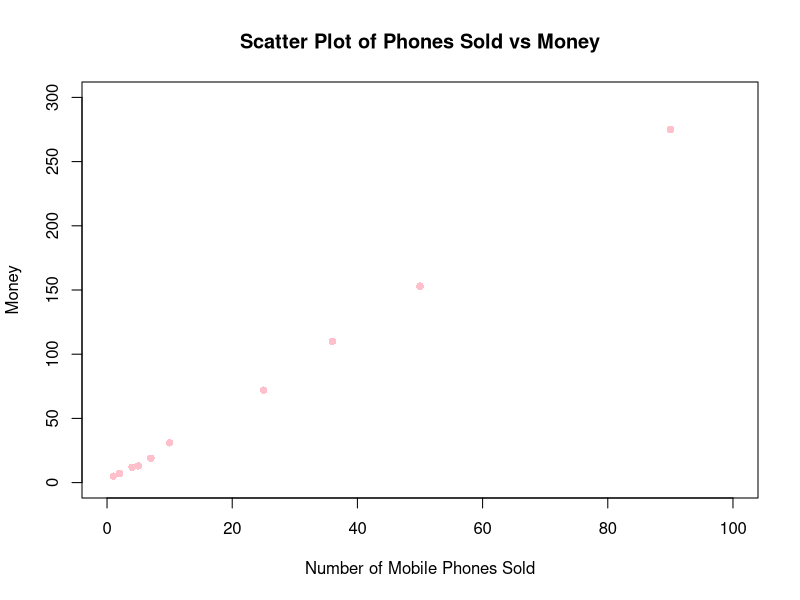

Here is the R script that generated this plot:
phones_sold <- c(4, 1, 5, 7, 10, 2, 50, 25, 90, 36)
money <- c(12, 5, 13, 19, 31, 7, 153, 72, 275, 110)
plot(phones_sold, money, 
     xlab = "Number of Mobile Phones Sold", 
     ylab = "Money", 
     main = "Scatter Plot of Phones Sold vs Money",
     col = "pink",
     pch = 16,
     xlim = c(0, 100),
     ylim = c(0, 300))  
